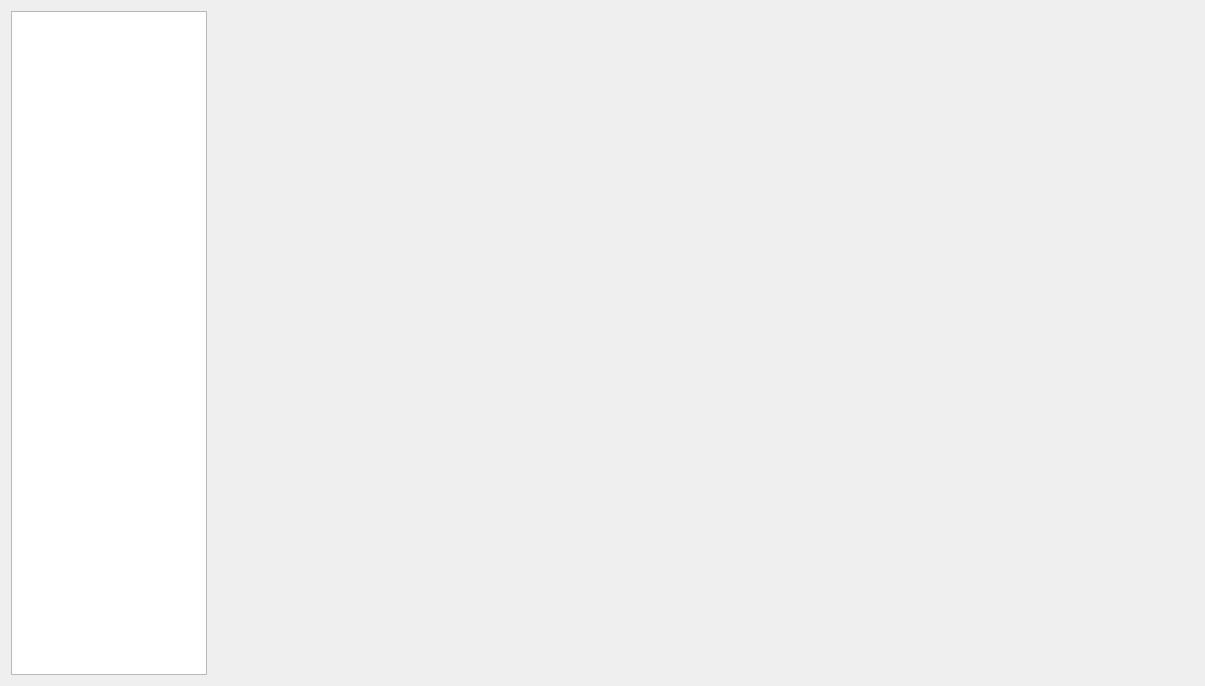
<?xml version="1.0" encoding="UTF-8"?>
<ui version="4.0">
 <class>Form</class>
 <widget class="QWidget" name="Form">
  <property name="geometry">
   <rect>
    <x>0</x>
    <y>0</y>
    <width>1205</width>
    <height>686</height>
   </rect>
  </property>
  <property name="sizePolicy">
   <sizepolicy hsizetype="Expanding" vsizetype="Expanding">
    <horstretch>0</horstretch>
    <verstretch>0</verstretch>
   </sizepolicy>
  </property>
  <property name="windowTitle">
   <string>Form</string>
  </property>
  <layout class="QHBoxLayout" name="horizontalLayout_3">
   <item>
    <layout class="QHBoxLayout" name="horizontalLayout_2" stretch="0,0">
     <property name="spacing">
      <number>6</number>
     </property>
     <property name="leftMargin">
      <number>0</number>
     </property>
     <property name="topMargin">
      <number>0</number>
     </property>
     <item>
      <widget class="QListWidget" name="listWidget">
       <property name="enabled">
        <bool>true</bool>
       </property>
       <property name="sizePolicy">
        <sizepolicy hsizetype="Expanding" vsizetype="Expanding">
         <horstretch>2</horstretch>
         <verstretch>0</verstretch>
        </sizepolicy>
       </property>
       <property name="maximumSize">
        <size>
         <width>197</width>
         <height>16777215</height>
        </size>
       </property>
      </widget>
     </item>
     <item>
      <widget class="QStackedWidget" name="stackedWidget">
       <property name="sizePolicy">
        <sizepolicy hsizetype="Expanding" vsizetype="Expanding">
         <horstretch>10</horstretch>
         <verstretch>0</verstretch>
        </sizepolicy>
       </property>
       <widget class="QWidget" name="page_3"/>
       <widget class="QWidget" name="page_4"/>
      </widget>
     </item>
    </layout>
   </item>
  </layout>
 </widget>
 <resources/>
 <connections/>
</ui>
